Frame 1 (no input): blank canvas, image omitted
Frame 60 (no input): blank canvas, image omitted
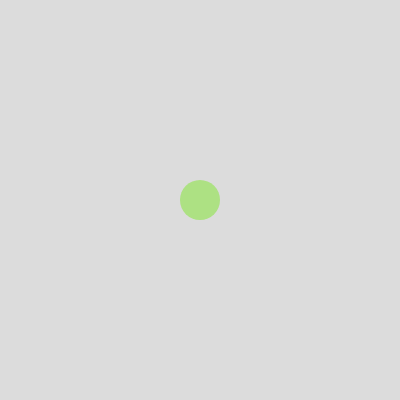
Frame 120 (the mouse pressed at the canvas centre since frame 60)

The p5.js sketch whose frames 1 and 60 were blank and that drew this single picture after the mouse press (run headless with seeded random() and noise() and a simulated clock; from frame 60 on, the mouse is pressed at the canvas centre):

// p5.js sketch
// ── sketch.js
function setup() {
  createCanvas(400, 400);
}

function draw() {
  background(220);
  if (mouseIsPressed == true) {
    noStroke();
    if (mouseButton == RIGHT) {
      fill(220,20,20,250);
      rect(mouseX,mouseY,50,40);
    }
    else if (mouseButton == LEFT) {
      fill(120,230,30,120);
      circle(mouseX,mouseY,40);
    }
    }
  
}
